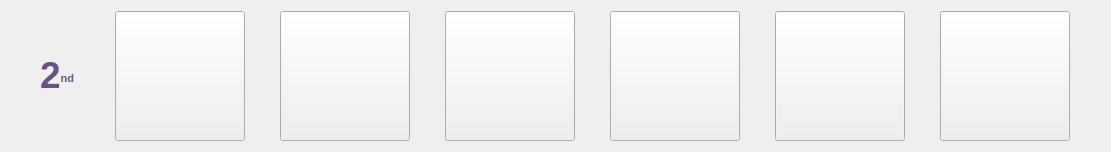
  <widget class="QWidget" name="gridLayoutWidget_5">
   <property name="geometry">
    <rect>
     <x>30</x>
     <y>90</y>
     <width>1111</width>
     <height>132</height>
    </rect>
   </property>
   <layout class="QGridLayout" name="gridLayout_p12">
    <item row="0" column="2">
     <widget class="QPushButton" name="pushButton_p12_2">
      <property name="sizePolicy">
       <sizepolicy hsizetype="Fixed" vsizetype="Fixed">
        <horstretch>0</horstretch>
        <verstretch>0</verstretch>
       </sizepolicy>
      </property>
      <property name="minimumSize">
       <size>
        <width>130</width>
        <height>130</height>
       </size>
      </property>
      <property name="maximumSize">
       <size>
        <width>130</width>
        <height>130</height>
       </size>
      </property>
      <property name="cursor">
       <cursorShape>PointingHandCursor</cursorShape>
      </property>
      <property name="styleSheet">
       <string notr="true">image: url(:/player 1/1_2_f.png);</string>
      </property>
      <property name="text">
       <string/>
      </property>
     </widget>
    </item>
    <item row="0" column="1">
     <widget class="QPushButton" name="pushButton_p12_1">
      <property name="sizePolicy">
       <sizepolicy hsizetype="Fixed" vsizetype="Fixed">
        <horstretch>0</horstretch>
        <verstretch>0</verstretch>
       </sizepolicy>
      </property>
      <property name="minimumSize">
       <size>
        <width>130</width>
        <height>130</height>
       </size>
      </property>
      <property name="maximumSize">
       <size>
        <width>130</width>
        <height>130</height>
       </size>
      </property>
      <property name="cursor">
       <cursorShape>PointingHandCursor</cursorShape>
      </property>
      <property name="styleSheet">
       <string notr="true">image: url(:/player 1/1_1_f.png);</string>
      </property>
      <property name="text">
       <string/>
      </property>
     </widget>
    </item>
    <item row="0" column="0">
     <widget class="QLabel" name="label_p12">
      <property name="sizePolicy">
       <sizepolicy hsizetype="Fixed" vsizetype="Fixed">
        <horstretch>0</horstretch>
        <verstretch>0</verstretch>
       </sizepolicy>
      </property>
      <property name="minimumSize">
       <size>
        <width>40</width>
        <height>60</height>
       </size>
      </property>
      <property name="maximumSize">
       <size>
        <width>40</width>
        <height>60</height>
       </size>
      </property>
      <property name="styleSheet">
       <string notr="true">font: 15pt &quot;SetoFont&quot;;</string>
      </property>
      <property name="text">
       <string>&lt;html&gt;&lt;head/&gt;&lt;body&gt;&lt;p&gt;&lt;span style=&quot; font-size:28pt; font-weight:600; color:#6a5383;&quot;&gt;2&lt;/span&gt;&lt;span style=&quot; font-size:12pt; font-weight:600; color:#6a5383; vertical-align:super;&quot;&gt;nd&lt;/span&gt;&lt;/p&gt;&lt;/body&gt;&lt;/html&gt;</string>
      </property>
     </widget>
    </item>
    <item row="0" column="5">
     <widget class="QPushButton" name="pushButton_p12_5">
      <property name="sizePolicy">
       <sizepolicy hsizetype="Fixed" vsizetype="Fixed">
        <horstretch>0</horstretch>
        <verstretch>0</verstretch>
       </sizepolicy>
      </property>
      <property name="minimumSize">
       <size>
        <width>130</width>
        <height>130</height>
       </size>
      </property>
      <property name="maximumSize">
       <size>
        <width>130</width>
        <height>130</height>
       </size>
      </property>
      <property name="cursor">
       <cursorShape>PointingHandCursor</cursorShape>
      </property>
      <property name="styleSheet">
       <string notr="true">image: url(:/player 1/1_5_f.png);</string>
      </property>
      <property name="text">
       <string/>
      </property>
     </widget>
    </item>
    <item row="0" column="4">
     <widget class="QPushButton" name="pushButton_p12_4">
      <property name="sizePolicy">
       <sizepolicy hsizetype="Fixed" vsizetype="Fixed">
        <horstretch>0</horstretch>
        <verstretch>0</verstretch>
       </sizepolicy>
      </property>
      <property name="minimumSize">
       <size>
        <width>130</width>
        <height>130</height>
       </size>
      </property>
      <property name="maximumSize">
       <size>
        <width>130</width>
        <height>130</height>
       </size>
      </property>
      <property name="cursor">
       <cursorShape>PointingHandCursor</cursorShape>
      </property>
      <property name="styleSheet">
       <string notr="true">image: url(:/player 1/1_4_f.png);</string>
      </property>
      <property name="text">
       <string/>
      </property>
     </widget>
    </item>
    <item row="0" column="3">
     <widget class="QPushButton" name="pushButton_p12_3">
      <property name="sizePolicy">
       <sizepolicy hsizetype="Fixed" vsizetype="Fixed">
        <horstretch>0</horstretch>
        <verstretch>0</verstretch>
       </sizepolicy>
      </property>
      <property name="minimumSize">
       <size>
        <width>130</width>
        <height>130</height>
       </size>
      </property>
      <property name="maximumSize">
       <size>
        <width>130</width>
        <height>130</height>
       </size>
      </property>
      <property name="cursor">
       <cursorShape>PointingHandCursor</cursorShape>
      </property>
      <property name="styleSheet">
       <string notr="true">image: url(:/player 1/1_3_f.png);</string>
      </property>
      <property name="text">
       <string/>
      </property>
     </widget>
    </item>
    <item row="0" column="6">
     <widget class="QPushButton" name="pushButton_p12_6">
      <property name="sizePolicy">
       <sizepolicy hsizetype="Fixed" vsizetype="Fixed">
        <horstretch>0</horstretch>
        <verstretch>0</verstretch>
       </sizepolicy>
      </property>
      <property name="minimumSize">
       <size>
        <width>130</width>
        <height>130</height>
       </size>
      </property>
      <property name="maximumSize">
       <size>
        <width>130</width>
        <height>130</height>
       </size>
      </property>
      <property name="cursor">
       <cursorShape>PointingHandCursor</cursorShape>
      </property>
      <property name="styleSheet">
       <string notr="true">image: url(:/player 1/1_6_f.png);</string>
      </property>
      <property name="text">
       <string/>
      </property>
     </widget>
    </item>
   </layout>
  </widget>
